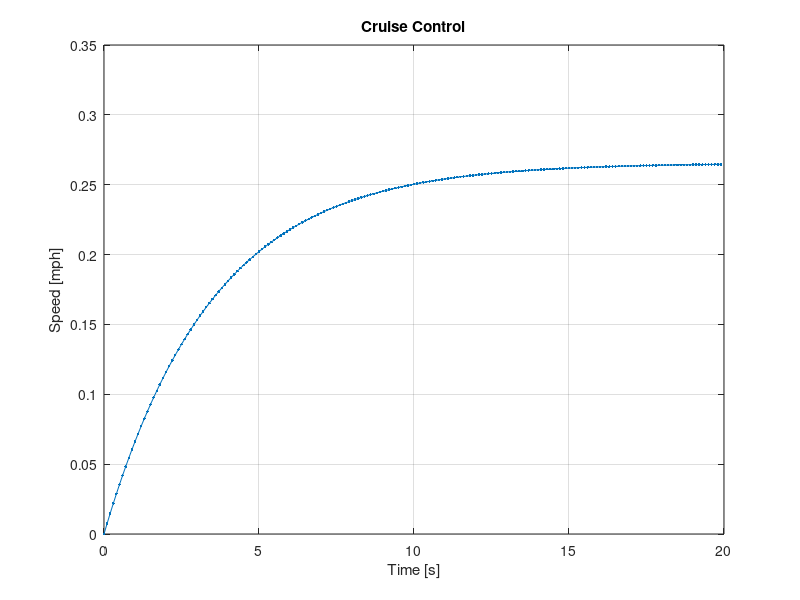
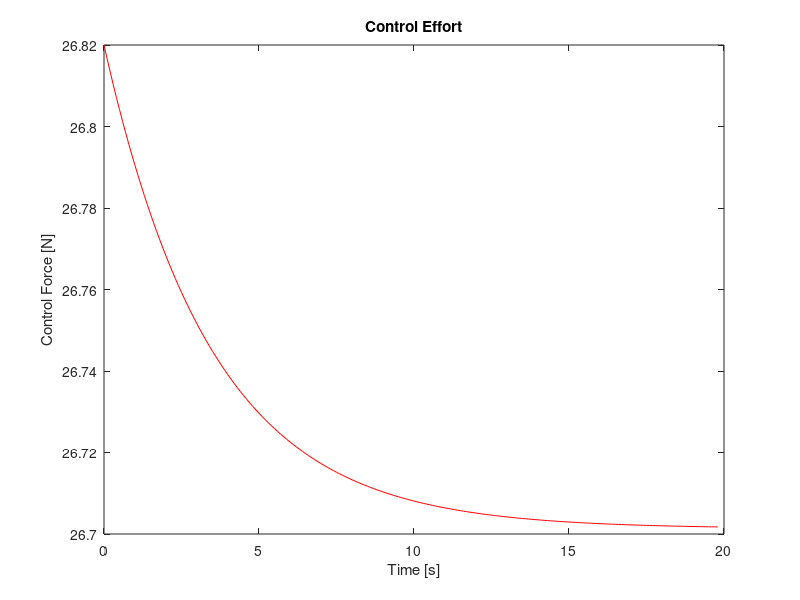

Recreate these plots in MATLAB, in order.

clear

% Define the model parameters as constants
m = 800;       % mass [kg]
b = 225;      % linear drag [Ns/m]

% Control Gains
Kp = 1;
% Control Reference
r = 60*0.447;

% Initial conditions
y0 = 0;    % y(t=0)

% Numeric soution setup
dt = 0.1;  % define the time step in seconds
Tend = 20;
N = round(Tend/dt);  % number of time steps

v(1) = y0;  % the init. cond. as the first element in a vector
t(1) = 0;   % start a vector to record the time in seconds
for k = 1:N-1
    e = r-v(k);
    u(k) = Kp*e;
    vdot = -b/m*v(k)+1/m*u(k);   % the expresion for the derivative
    v(k+1) = v(k) + vdot*dt;  % append a new element to the vector
    t(k+1) = k*dt;            % record the time value
end

% Plot the results
figure(1);
clf();
plot(t,v/0.447,'.-')
xlabel('Time [s]')
ylabel('Speed [mph]')
title('Cruise Control')
grid on

figure(2);
clf();
plot(t(1:end-1),u,'r');
xlabel('Time [s]')
ylabel('Control Force [N]');
title('Control Effort')




